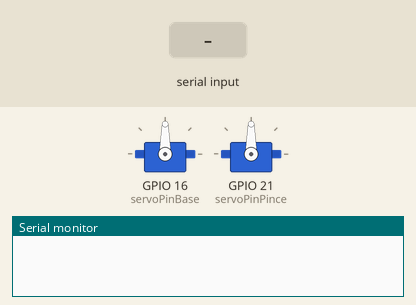
This sketch was run on a simulated ESP32. Shown: 2 × servo, the last lines printed to the serial monitor. The inputs (shaded band) are chosen by the test bench.

Above: at 2.8 s.
2.9 s: "R" received over Serial
At 5.3 s:
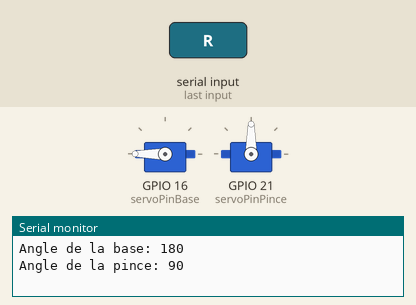
6.4 s: "O" received over Serial
At 9.2 s:
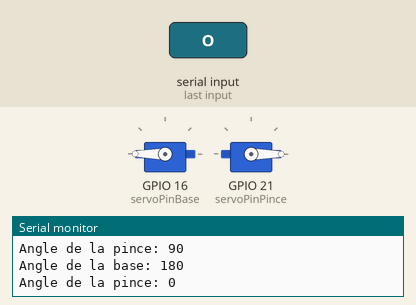
10.2 s: "L" received over Serial
At 12.3 s:
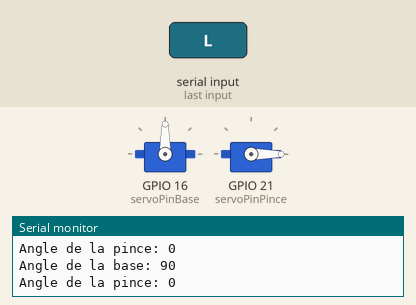
13.7 s: "C" received over Serial
At 14.5 s:
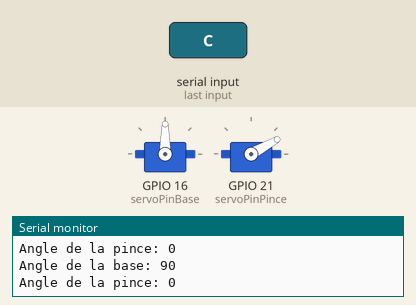
17.2 s: "L" received over Serial
At 19.9 s:
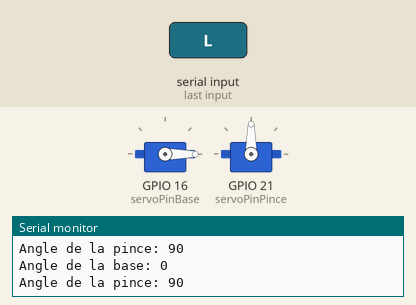
20.7 s: "C" received over Serial
At 23.1 s:
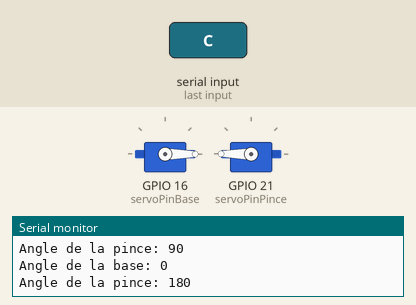
Timing chart, 0 to 24.6 s (numbered marks = the images above; inputs shaded):
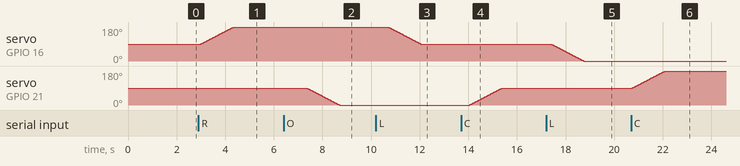

The sketch:

test_reco_vocale.ino
```cpp
#include <ESP32Servo.h>

Servo base;
Servo pince;

const int servoPinBase = 16;
const int servoPinPince = 21;


// const int maxDeviation2 = 50; // Déviation maximale pour le second servomoteur
// const int stepDelay2 = 50;    // Délai entre chaque incrémentation pour le second servomoteur

int angle1 = 90; // Angle initial (neutre) pour le premier servomoteur
int angle2 = 90;
// Paramètres de mouvement
const int SPEED_DELAY = 15;
const int ANGLE_STEP = 30; // Incrément réduit pour plus de précision
void setup() {
  Serial.begin(115200);
  base.attach(servoPinBase);
  pince.attach(servoPinPince);
  base.write(angle1);
  pince.write(angle2);
}

void loop() {
 if (Serial.available() > 0) {
    char command = Serial.read();
    if (command == 'R') {
      angle1 += 90;
      if (angle1 > 180) angle1 = 180;
    } else if (command == 'L') {
      angle1 -= 90;
      if (angle1 < 0) angle1 = 0;
    } else if (command == 'O') {
      angle2 -= 90;
      if (angle2 > 180) angle2 = 180;
    } else if (command == 'C') {
      angle2 += 90;
      if (angle2 < 0) angle2 = 0;
    }
    // servo1.write(angle1);
    moveServoSlowly(base, angle1);
    moveServoSlowly(pince, angle2);
    // servo2.write(angle2);
    Serial.print("Angle de la base: ");
    Serial.println(angle1);
    Serial.print("Angle de la pince: ");
    Serial.println(angle2);
  }

  delay(1000);
}
// Fonction de mouvement progressif
void moveServoSlowly(Servo &servo, int targetAngle) {
  int currentAngle = servo.read(); // Lit la position actuelle du servo
  int step = (targetAngle > currentAngle) ? 1 : -1; // Détermine la direction du mouvement

  // Boucle pour déplacer le servo degré par degré
  while (currentAngle != targetAngle) {
    currentAngle += step; // Incrémente ou décrémente l'angle
    servo.write(currentAngle); // Envoie la nouvelle position au servo
    delay(SPEED_DELAY); // Délai pour ralentir le mouvement
  }
}
// void printPositions() {
//   Serial.print("Base:");
//   Serial.print(base.read());
//   Serial.print(" Pince:");
//   Serial.println(pince.read());
// }
```

Measured:
- after the input at 2.9 s, servo on GPIO 16 (servoPinBase): moves from 90° to 180° over 1.4 s, starting after 0.10 s
- after the input at 6.4 s, servo on GPIO 21 (servoPinPince): moves from 90° to 0° over 1.4 s, starting after 0.95 s
- after the input at 10.2 s, servo on GPIO 16 (servoPinBase): moves from 180° to 90° over 1.4 s, starting after 0.50 s
- after the input at 13.7 s, servo on GPIO 21 (servoPinPince): moves from 0° to 90° over 1.4 s, starting after 0.35 s
- after the input at 17.2 s, servo on GPIO 16 (servoPinBase): moves from 90° to 0° over 1.4 s, starting after 0.20 s
- after the input at 20.7 s, servo on GPIO 21 (servoPinPince): moves from 90° to 180° over 1.4 s, starting after 0.05 s
